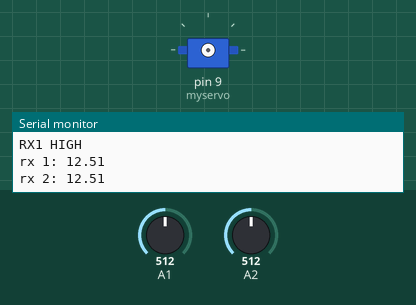
A sketch run on a simulated Arduino Uno, built with avr-gcc and run on an emulated ATmega328P. On the bench: servo, the last lines printed to the serial monitor. The test bench sets the inputs (shaded band); at power-on: A1 = 512, A2 = 512.

Above: at 3.8 s.
3.9 s: A1 set to 519
7.5 s: A1 set to 0
At 9.9 s:
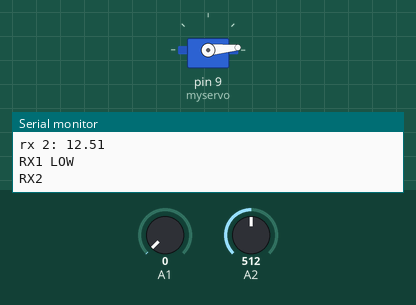
Timing chart, 0 to 11.4 s (numbered marks = the images above; inputs shaded):
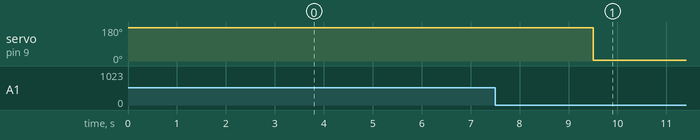

The sketch:

beta_track.ino
```cpp
#include <Servo.h>
Servo myservo;
int pos = 0;

void setup() {
  Serial.begin(9600);
}

void select() {
  int rx1 = analogRead(A1);
  int rx2 = analogRead(A2);
  float u1 = rx1 * (5.0 / 1023.0);
  float u2 = rx2 * (5.0 / 1023.0);
  float v1 = u1 * 5.0;
  float v2 = u2 * 5.0;
//////////////////////////////////////

  Serial.print("rx 1: ");     ////
  Serial.print(v1);           //
  Serial.println("");         //
  Serial.print("rx 2: ");     //  print rx values
  Serial.print(v2);           //
  Serial.println("");         ////
  delay(3000);

}

void choose() {
  int rx1 = analogRead(A1);
  int rx2 = analogRead(A2);
  float u1 = rx1 * (5.0 / 1023.0);
  float u2 = rx2 * (5.0 / 1023.0);
  float v1 = u1 * 5.0;
  float v2 = u2 * 5.0;
//////////////////////////////////////

  if(v1 >= 1.05) {
    Serial.println("RX1 HIGH");
  }
  else if(v1 <= 0.5) {
    Serial.println("RX1 LOW");
  }
  else if(v2 >= 1.05) {
    Serial.println("RX2 HIGH");
  }
  else if(v2 <= 0.5) {
    Serial.println("RX2 LOW");
  }

}

void turn() {
  int rx1 = analogRead(A1);
  int rx2 = analogRead(A2);
  float u1 = rx1 * (5.0 / 1023.0);
  float u2 = rx2 * (5.0 / 1023.0);
  float v1 = u1 * 5.0;
  float v2 = u2 * 5.0;
//////////////////////////////////////

  int option = 0;
  if(v1>v2) {
    int option = 1;
    Serial.println("RX1");
    myservo.attach(9);
    pos = 175;
    myservo.write(pos);
    delay(500);
  }
  else if(v1<v2) {
    int option = 2;
    Serial.println("RX2");
    myservo.attach(9);
    pos = 5;
    myservo.write(pos);
    delay(500);
  }

}

void loop() {
  select();
  choose();
  turn();
}
```

Measured:
- after the input at 7.5 s, servo on pin 9 (myservo): 175° → 5° after 2.0 s
